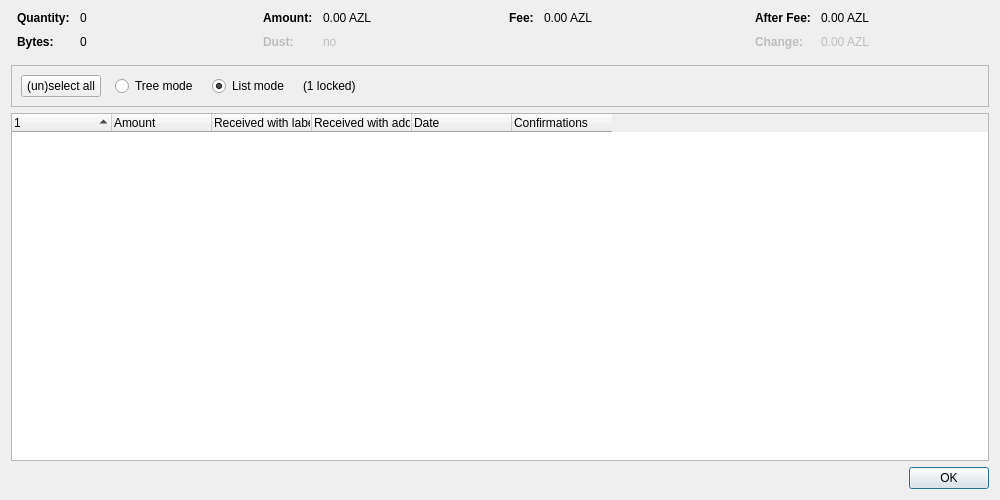
<?xml version="1.0" encoding="UTF-8"?>
<ui version="4.0">
 <class>CoinControlDialog</class>
 <widget class="QDialog" name="CoinControlDialog">
  <property name="geometry">
   <rect>
    <x>0</x>
    <y>0</y>
    <width>1000</width>
    <height>500</height>
   </rect>
  </property>
  <property name="windowTitle">
   <string>Coin Selection</string>
  </property>
  <layout class="QVBoxLayout" name="verticalLayout">
   <item>
    <layout class="QHBoxLayout" name="horizontalLayoutTop" stretch="0,0,0,0">
     <property name="topMargin">
      <number>0</number>
     </property>
     <property name="bottomMargin">
      <number>10</number>
     </property>
     <item>
      <layout class="QFormLayout" name="formLayoutCoinControl1">
       <property name="horizontalSpacing">
        <number>10</number>
       </property>
       <property name="verticalSpacing">
        <number>10</number>
       </property>
       <property name="leftMargin">
        <number>6</number>
       </property>
       <property name="rightMargin">
        <number>6</number>
       </property>
       <item row="0" column="0">
        <widget class="QLabel" name="labelCoinControlQuantityText">
         <property name="font">
          <font>
           <weight>75</weight>
           <bold>true</bold>
          </font>
         </property>
         <property name="text">
          <string>Quantity:</string>
         </property>
        </widget>
       </item>
       <item row="0" column="1">
        <widget class="QLabel" name="labelCoinControlQuantity">
         <property name="cursor">
          <cursorShape>IBeamCursor</cursorShape>
         </property>
         <property name="contextMenuPolicy">
          <enum>Qt::ActionsContextMenu</enum>
         </property>
         <property name="text">
          <string notr="true">0</string>
         </property>
         <property name="textInteractionFlags">
          <set>Qt::LinksAccessibleByMouse|Qt::TextSelectableByKeyboard|Qt::TextSelectableByMouse</set>
         </property>
        </widget>
       </item>
       <item row="1" column="0">
        <widget class="QLabel" name="labelCoinControlBytesText">
         <property name="font">
          <font>
           <weight>75</weight>
           <bold>true</bold>
          </font>
         </property>
         <property name="text">
          <string>Bytes:</string>
         </property>
        </widget>
       </item>
       <item row="1" column="1">
        <widget class="QLabel" name="labelCoinControlBytes">
         <property name="cursor">
          <cursorShape>IBeamCursor</cursorShape>
         </property>
         <property name="contextMenuPolicy">
          <enum>Qt::ActionsContextMenu</enum>
         </property>
         <property name="text">
          <string notr="true">0</string>
         </property>
         <property name="textInteractionFlags">
          <set>Qt::LinksAccessibleByMouse|Qt::TextSelectableByKeyboard|Qt::TextSelectableByMouse</set>
         </property>
        </widget>
       </item>
      </layout>
     </item>
     <item>
      <layout class="QFormLayout" name="formLayoutCoinControl2">
       <property name="horizontalSpacing">
        <number>10</number>
       </property>
       <property name="verticalSpacing">
        <number>10</number>
       </property>
       <property name="leftMargin">
        <number>6</number>
       </property>
       <property name="rightMargin">
        <number>6</number>
       </property>
       <item row="0" column="0">
        <widget class="QLabel" name="labelCoinControlAmountText">
         <property name="font">
          <font>
           <weight>75</weight>
           <bold>true</bold>
          </font>
         </property>
         <property name="text">
          <string>Amount:</string>
         </property>
        </widget>
       </item>
       <item row="0" column="1">
        <widget class="QLabel" name="labelCoinControlAmount">
         <property name="cursor">
          <cursorShape>IBeamCursor</cursorShape>
         </property>
         <property name="contextMenuPolicy">
          <enum>Qt::ActionsContextMenu</enum>
         </property>
         <property name="text">
          <string notr="true">0.00 AZL</string>
         </property>
         <property name="textInteractionFlags">
          <set>Qt::LinksAccessibleByMouse|Qt::TextSelectableByKeyboard|Qt::TextSelectableByMouse</set>
         </property>
        </widget>
       </item>
       <item row="1" column="0">
        <widget class="QLabel" name="labelCoinControlLowOutputText">
         <property name="enabled">
          <bool>false</bool>
         </property>
         <property name="font">
          <font>
           <weight>75</weight>
           <bold>true</bold>
          </font>
         </property>
         <property name="text">
          <string>Dust:</string>
         </property>
        </widget>
       </item>
       <item row="1" column="1">
        <widget class="QLabel" name="labelCoinControlLowOutput">
         <property name="enabled">
          <bool>false</bool>
         </property>
         <property name="cursor">
          <cursorShape>IBeamCursor</cursorShape>
         </property>
         <property name="contextMenuPolicy">
          <enum>Qt::ActionsContextMenu</enum>
         </property>
         <property name="text">
          <string notr="true">no</string>
         </property>
         <property name="textInteractionFlags">
          <set>Qt::LinksAccessibleByMouse|Qt::TextSelectableByKeyboard|Qt::TextSelectableByMouse</set>
         </property>
        </widget>
       </item>
      </layout>
     </item>
     <item>
      <layout class="QFormLayout" name="formLayoutCoinControl3">
       <property name="horizontalSpacing">
        <number>10</number>
       </property>
       <property name="verticalSpacing">
        <number>10</number>
       </property>
       <property name="leftMargin">
        <number>6</number>
       </property>
       <property name="rightMargin">
        <number>6</number>
       </property>
       <item row="0" column="0">
        <widget class="QLabel" name="labelCoinControlFeeText">
         <property name="font">
          <font>
           <weight>75</weight>
           <bold>true</bold>
          </font>
         </property>
         <property name="text">
          <string>Fee:</string>
         </property>
        </widget>
       </item>
       <item row="0" column="1">
        <widget class="QLabel" name="labelCoinControlFee">
         <property name="cursor">
          <cursorShape>IBeamCursor</cursorShape>
         </property>
         <property name="contextMenuPolicy">
          <enum>Qt::ActionsContextMenu</enum>
         </property>
         <property name="text">
          <string notr="true">0.00 AZL</string>
         </property>
         <property name="textInteractionFlags">
          <set>Qt::LinksAccessibleByMouse|Qt::TextSelectableByKeyboard|Qt::TextSelectableByMouse</set>
         </property>
        </widget>
       </item>
      </layout>
     </item>
     <item>
      <layout class="QFormLayout" name="formLayoutCoinControl4">
       <property name="horizontalSpacing">
        <number>10</number>
       </property>
       <property name="verticalSpacing">
        <number>10</number>
       </property>
       <property name="leftMargin">
        <number>6</number>
       </property>
       <property name="rightMargin">
        <number>6</number>
       </property>
       <item row="0" column="0">
        <widget class="QLabel" name="labelCoinControlAfterFeeText">
         <property name="font">
          <font>
           <weight>75</weight>
           <bold>true</bold>
          </font>
         </property>
         <property name="text">
          <string>After Fee:</string>
         </property>
        </widget>
       </item>
       <item row="0" column="1">
        <widget class="QLabel" name="labelCoinControlAfterFee">
         <property name="cursor">
          <cursorShape>IBeamCursor</cursorShape>
         </property>
         <property name="contextMenuPolicy">
          <enum>Qt::ActionsContextMenu</enum>
         </property>
         <property name="text">
          <string notr="true">0.00 AZL</string>
         </property>
         <property name="textInteractionFlags">
          <set>Qt::LinksAccessibleByMouse|Qt::TextSelectableByKeyboard|Qt::TextSelectableByMouse</set>
         </property>
        </widget>
       </item>
       <item row="1" column="0">
        <widget class="QLabel" name="labelCoinControlChangeText">
         <property name="enabled">
          <bool>false</bool>
         </property>
         <property name="font">
          <font>
           <weight>75</weight>
           <bold>true</bold>
          </font>
         </property>
         <property name="text">
          <string>Change:</string>
         </property>
        </widget>
       </item>
       <item row="1" column="1">
        <widget class="QLabel" name="labelCoinControlChange">
         <property name="enabled">
          <bool>false</bool>
         </property>
         <property name="cursor">
          <cursorShape>IBeamCursor</cursorShape>
         </property>
         <property name="contextMenuPolicy">
          <enum>Qt::ActionsContextMenu</enum>
         </property>
         <property name="text">
          <string notr="true">0.00 AZL</string>
         </property>
         <property name="textInteractionFlags">
          <set>Qt::LinksAccessibleByMouse|Qt::TextSelectableByKeyboard|Qt::TextSelectableByMouse</set>
         </property>
        </widget>
       </item>
      </layout>
     </item>
    </layout>
   </item>
   <item>
    <widget class="QFrame" name="frame">
     <property name="minimumSize">
      <size>
       <width>0</width>
       <height>40</height>
      </size>
     </property>
     <property name="frameShape">
      <enum>QFrame::StyledPanel</enum>
     </property>
     <property name="frameShadow">
      <enum>QFrame::Sunken</enum>
     </property>
     <layout class="QHBoxLayout" name="horizontalLayout">
      <item>
       <layout class="QHBoxLayout" name="horizontalLayoutPanel" stretch="0,0,0,0,0">
        <property name="spacing">
         <number>14</number>
        </property>
        <item>
         <widget class="QPushButton" name="pushButtonSelectAll">
          <property name="sizePolicy">
           <sizepolicy hsizetype="Maximum" vsizetype="Fixed">
            <horstretch>0</horstretch>
            <verstretch>0</verstretch>
           </sizepolicy>
          </property>
          <property name="text">
           <string>(un)select all</string>
          </property>
          <property name="autoDefault">
           <bool>false</bool>
          </property>
         </widget>
        </item>
        <item>
         <widget class="QRadioButton" name="radioTreeMode">
          <property name="sizePolicy">
           <sizepolicy hsizetype="Maximum" vsizetype="Fixed">
            <horstretch>0</horstretch>
            <verstretch>0</verstretch>
           </sizepolicy>
          </property>
          <property name="text">
           <string>Tree mode</string>
          </property>
         </widget>
        </item>
        <item>
         <widget class="QRadioButton" name="radioListMode">
          <property name="sizePolicy">
           <sizepolicy hsizetype="Maximum" vsizetype="Fixed">
            <horstretch>0</horstretch>
            <verstretch>0</verstretch>
           </sizepolicy>
          </property>
          <property name="text">
           <string>List mode</string>
          </property>
          <property name="checked">
           <bool>true</bool>
          </property>
         </widget>
        </item>
        <item>
         <widget class="QLabel" name="labelLocked">
          <property name="text">
           <string notr="true">(1 locked)</string>
          </property>
         </widget>
        </item>
        <item>
         <spacer name="horizontalSpacer">
          <property name="orientation">
           <enum>Qt::Horizontal</enum>
          </property>
          <property name="sizeHint" stdset="0">
           <size>
            <width>40</width>
            <height>20</height>
           </size>
          </property>
         </spacer>
        </item>
       </layout>
      </item>
     </layout>
    </widget>
   </item>
   <item>
    <widget class="CoinControlTreeWidget" name="treeWidget">
     <property name="contextMenuPolicy">
      <enum>Qt::CustomContextMenu</enum>
     </property>
     <property name="sortingEnabled">
      <bool>false</bool>
     </property>
     <property name="columnCount">
      <number>6</number>
     </property>
     <attribute name="headerShowSortIndicator" stdset="0">
      <bool>true</bool>
     </attribute>
     <attribute name="headerStretchLastSection">
      <bool>false</bool>
     </attribute>
     <column>
      <property name="text">
       <string/>
      </property>
     </column>
     <column>
      <property name="text">
       <string>Amount</string>
      </property>
     </column>
     <column>
      <property name="text">
       <string>Received with label</string>
      </property>
     </column>
     <column>
      <property name="text">
       <string>Received with address</string>
      </property>
     </column>
     <column>
      <property name="text">
       <string>Date</string>
      </property>
     </column>
     <column>
      <property name="text">
       <string>Confirmations</string>
      </property>
      <property name="toolTip">
       <string>Confirmed</string>
      </property>
     </column>
     <column>
      <property name="text">
       <string/>
      </property>
     </column>
     <column>
      <property name="text">
       <string/>
      </property>
     </column>
     <column>
      <property name="text">
       <string/>
      </property>
     </column>
     <column>
      <property name="text">
       <string/>
      </property>
     </column>
    </widget>
   </item>
   <item>
    <widget class="QDialogButtonBox" name="buttonBox">
     <property name="orientation">
      <enum>Qt::Horizontal</enum>
     </property>
     <property name="standardButtons">
      <set>QDialogButtonBox::Ok</set>
     </property>
    </widget>
   </item>
  </layout>
 </widget>
 <customwidgets>
  <customwidget>
   <class>CoinControlTreeWidget</class>
   <extends>QTreeWidget</extends>
   <header>qt/coincontroltreewidget.h</header>
  </customwidget>
 </customwidgets>
 <resources/>
 <connections/>
</ui>
